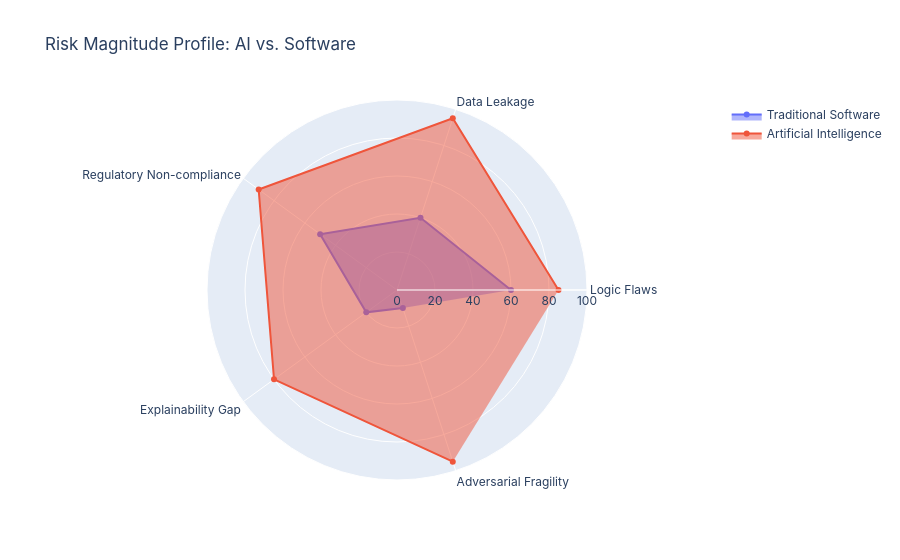

The code cell stored with this chart in its notebook:
### Markdown cell above
## 4. Shadow AI vs. Shadow IT: The Governance Challenge

Shadow IT (unauthorized use of SaaS/Software) is a major risk, but **Shadow AI** presents a deeper threat:

*   **Data Exfiltration**: Employees pasting PII into public LLMs is easier and harder to detect than installing unauthorized software.
*   **Hallucination in Production**: A user might use ChatGPT to generate code which is then committed to production. The software "works" but contains hidden logic flaws introduced by the LLM.
*   **Intellectual Property Contamination**: Using AI models trained on unlicensed data to generate commercial assets creates a "Legal Debt" that traditional software rarely encounters.

### Code cell
# Summary Visualization: Risk Magnification Metrics
risks = ['Logic Flaws', 'Data Leakage', 'Regulatory Non-compliance', 'Explainability Gap', 'Adversarial Fragility']
software_risk = [60, 40, 50, 20, 10]
ai_risk = [85, 95, 90, 80, 95]

fig = go.Figure()
fig.add_trace(go.Scatterpolar(r=software_risk, theta=risks, fill='toself', name='Traditional Software'))
fig.add_trace(go.Scatterpolar(r=ai_risk, theta=risks, fill='toself', name='Artificial Intelligence'))

fig.update_layout(
    polar=dict(radialaxis=dict(visible=True, range=[0, 100])),
    title="Risk Magnitude Profile: AI vs. Software",
    font=dict(family="Inter")
)
fig.show()

### Figure 1 — Plotly figure (JSON) as saved in the notebook; plotly's stock layout.template omitted (floating-point values rounded to 4 significant figures)
{"data": [{"fill": "toself", "name": "Traditional Software", "r": [60, 40, 50, 20, 10], "theta": ["Logic Flaws", "Data Leakage", "Regulatory Non-compliance", "Explainability Gap", "Adversarial Fragility"], "type": "scatterpolar"}, {"fill": "toself", "name": "Artificial Intelligence", "r": [85, 95, 90, 80, 95], "theta": ["Logic Flaws", "Data Leakage", "Regulatory Non-compliance", "Explainability Gap", "Adversarial Fragility"], "type": "scatterpolar"}], "layout": {"font": {"family": "Inter"}, "polar": {"radialaxis": {"range": [0, 100], "visible": true}}, "title": {"text": "Risk Magnitude Profile: AI vs. Software"}}}
